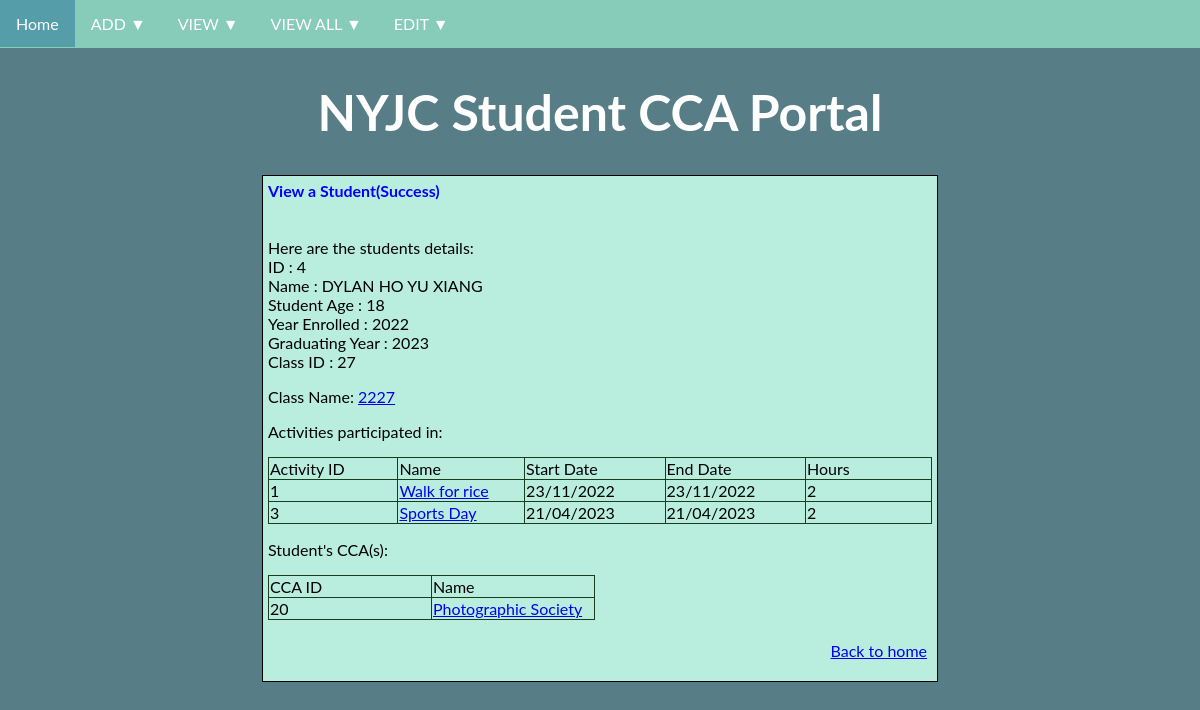
Before: /view/student?id=4 with the older database file.
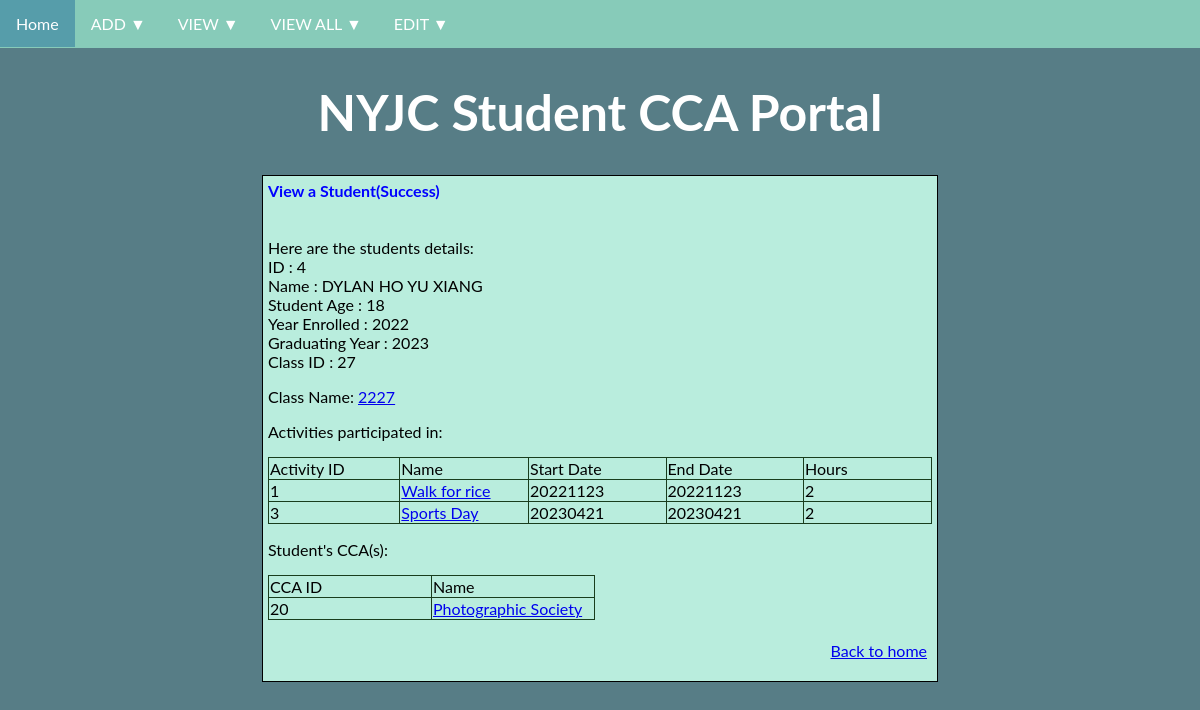
After: the same page with the newer database file.
### tables this page shows
CREATE TABLE "Activity" (
	`id`	TEXT UNIQUE,
	`name`	TEXT,
	`start_date`	TEXT,
	`end_date`	TEXT,
	`description`	TEXT,
	`category`	TEXT,
	`role`	TEXT,
	`award`	TEXT,
	`hours`	INT,
	`cca_id`	TEXT,
	PRIMARY KEY(`id`),
	FOREIGN KEY(`cca_id`) REFERENCES `CCA`(`id`)
);

### main.py (the view, shortened to what this page needs)
@app.route('/view/student', methods=['GET', 'POST'])
def view_student():
    title = "View a Student"
    span1 = "View a Student"
    span2 = "Use the following form to view a Student"
    form_header = {"id": "Student ID"}
    error = " "
    if request.args:
        id = request.args['id'].strip(" ")
        record = studentCollection.find(id)
        if record != None:
            studentClass = studentCollection.viewclass(id)
            studentCCAs = studentCollection.viewcca(id)
            studentActivities = studentCollection.viewactivity(id)
            span1 = "View a Student(Success)"
            span2 = "Here are the students details:"
            form_header = {
                'id': 'ID',
                'name': 'Name',
                'student_age': 'Student Age',
                'year_enrolled': 'Year Enrolled',
                'graduating_year': 'Graduating Year',
                'class_id': 'Class ID',
            }
            table_header = {
                'activity_id' : 'Activity ID',
                'activity_name': 'Name',
                'start_date': 'Start Date',
                'end_date': 'End Date',
                'hours': 'Hours'
            }
            table_header2 ={
                'CCA_id': 'CCA ID',
                'CCA_name': 'Name'
            }
            return render_template("view.html",
                               page_type = 'success_student',
                               title = title,
                               span1 = span1,
                               span2 = span2,
                               form_header = form_header,
                               table_header = table_header,
                               table_header2 = table_header2,
                               form_data ={
                                   'record':record,
                                   'class':studentClass,
                                   'activities':studentActivities,
                                   'ccas':studentCCAs,
                               }
                              )
        else:
            error = f'Student ID {request.args["id"]} not found! Try again!'

### storage.py (called while the page is built)
    def _executedql(self, query: str, type: str, params: tuple) -> Optional[sqlite3.Row]:
        with sqlite3.connect(self._dbname) as conn:
            conn.row_factory = sqlite3.Row
            cur = conn.cursor()
            result = None
            if type == 'one':
                cur.execute(query, params)
                result = cur.fetchone()
            elif type == "many":
                cur.execute(query)
                result = cur.fetchall()
            elif type == "join":
                cur.execute(query, params)
                result = cur.fetchall()
            return result

    def find(self, key: str, columns: list[str] = ["*"]) -> Optional[dict]:
        querycolumns = ','.join(columns)
        query = f'''
                SELECT {querycolumns} FROM "{self._tblname}"
                WHERE "{self._key}" =?;
        '''
        result = self._executedql(query, "one", (key,))
        if result is not None:
            return dict(result)
        else:
            return None

### templates/view.html (shortened to what this page needs)
<!DOCTYPE html>
<html>
    <head>
    {% include "head.html" %}
    </head>
    <body>
        {% include "header.html" %}
        <div class='container'>
            <span class='highlight-blue'> {{span1}} </span>
            <span> {{span2}} </span>
        {% if 'view' in page_type %}
        <form
            action = "{{ form_meta['action'] }}"
            method = "{{ form_meta['method'] }}"
            >
        <table>
            {% for name, value in form_data.items() %}
            <tr>
                <td>
                    <label for= '{{ name }}'>
                    {{form_header[name]}}
                    </label>
                </td>
                <td>
                    <input id= '{{ name }}' type='text' name= '{{ name }}' value='{{ value }}' >
                </td>
            </tr>
            {% endfor %}
            <tr>
                <td colspan = "2" align = "right" >
                    <input type='submit' value='Submit'>
                </td>
            </tr>
        </table>
        </form>
        {% elif 'success' in page_type %}
            {% for name, value in form_data['record'].items() %}
                {{form_header[name]}} : {{value}}
            {% endfor %}
            {% if 'student' in page_type %}
                <p>Class Name:
                <a href="/view/class?id={{form_data['class']['class_id']}}">{{form_data['class']['class_name']}}</a>
                </p>
                <p> Activities participated in: </p>
                {% if form_data['activities'] != None %}
                    <table>
                        <tr>
                        {% for header in form_data['activities'][0].keys() %}
                            <td> {{table_header[header]}} </td>
                        {% endfor %}
                        </tr>
                        {% for activity in form_data['activities'] %}
                            <tr>
                            {% for name, value in activity.items() %}
                                {% if name == "activity_name" %}
                                    <td> <a href="/view/activity?id={{activity['activity_id']}}">{{value}}</a></td>
                                {% else %}
                                    <td>{{value}}</td>
                                {% endif %}
                            {% endfor %}
                            </tr>
                        {% endfor %}
                    </table>
                {% else %}
                    <p> No activities found.</p>
                {% endif %}
                <p>Student's CCA(s):</p>
                {% if form_data['ccas'] != None %}
                        <table>
                            <tr>
                            {% for header in form_data['ccas'][0].keys() %}
                                <td> {{table_header2[header]}} </td>
                            {% endfor %}
                            </tr>
                            {% for cca in form_data['ccas'] %}
                                <tr>
                                {% for name, value in cca.items() %}
                                    {% if name == "CCA_name" %}
                                        <td> <a href="/view/cca?id={{cca['CCA_id']}}">{{value}}</a></td>
                                    {% else %}
                                        <td>{{value}}</td>
                                    {% endif %}
                                {% endfor %}
                                </tr>
                            {% endfor %}
                        </table>
                    {% else %}
                        <p> No CCAs found.</p>
                    {% endif %}
            {% endif %}
        {% endif %}
        {% include "footer.html" %}
        </div>
    </body>
</html>

Changed rows visible on the page:
changed Activity "Walk for rice": start_date "23/11/2022" → "20221123"; end_date "23/11/2022" → "20221123"
changed Activity "Sports Day": start_date "21/04/2023" → "20230421"; end_date "21/04/2023" → "20230421"
